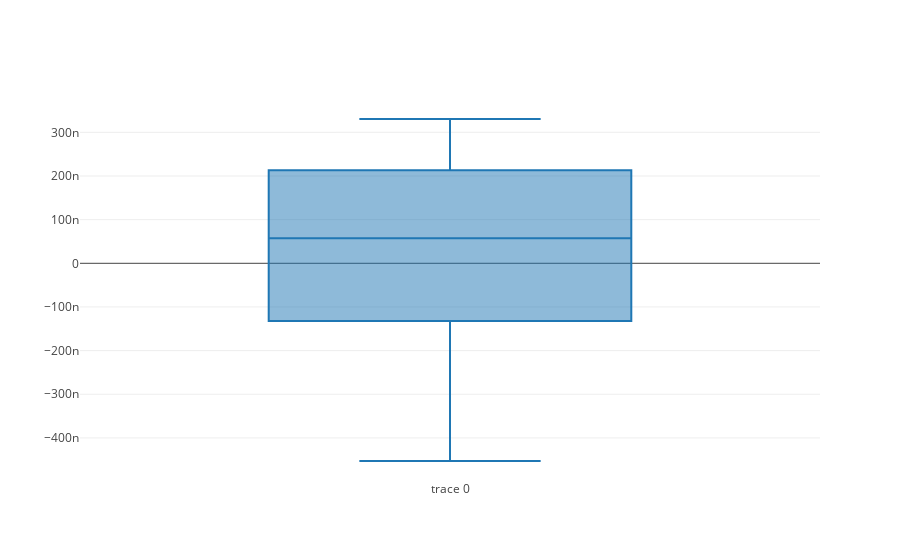

Source (notebook cell):
### Markdown cell above
## BOX PLOT FOR REGRESSION ##

### Code cell
trace1 = go.Box(
    y = (reg.predict(X_test) - Y_test)
)
data = [trace1]
plot.iplot(data)

### Figure 1 — Plotly figure (JSON) as saved in the notebook; plotly's stock layout.template omitted (floating-point values rounded to 4 significant figures)
{"data": [{"type": "box", "y": [2.043e-08, -3.91e-07, 9.656e-08, -1.689e-08, 3.305e-07, 4.683e-08, 1.641e-07, -3.685e-07, 2.134e-07, -1.933e-07, 1.807e-07, 9.218e-08, -4.529e-07, 2.911e-07, 3.24e-08, -1.615e-07, 2.55e-07, -1.59e-07, 2.733e-07, 3.116e-08, -2.408e-08, -1.921e-07, 1.451e-07, 1.759e-07, 6.813e-08, 3.12e-07, 2.147e-07, -4e-08, 3.024e-07, -1.321e-07]}], "layout": {}}
